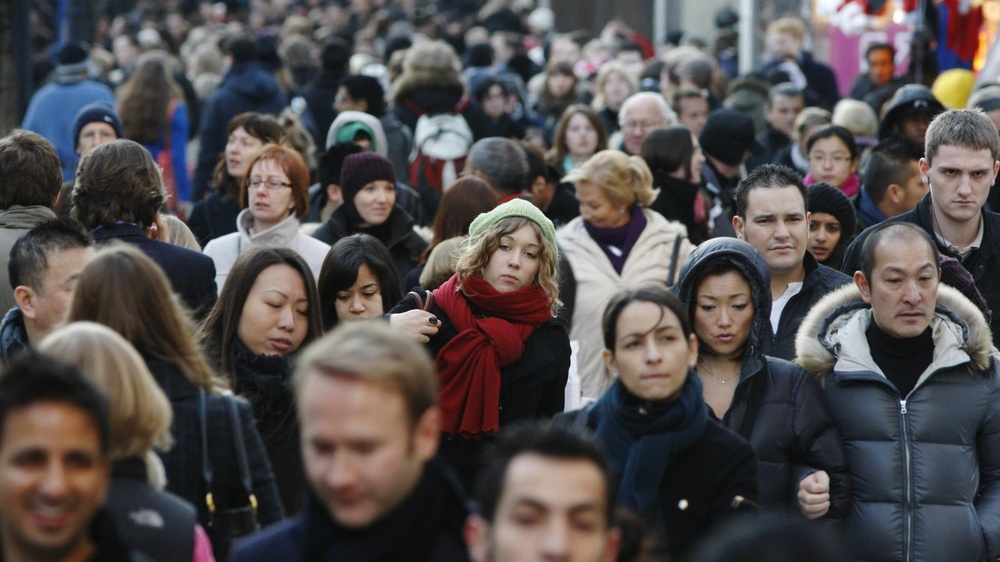
#> input picture recognizeFaces/humans.jpeg, 1000 x 562 px, shrunk from 1600 x 900 before the run
$ jupyter execute face.ipynb
#> lines starting #> are read from the running program, lines starting #| are printed output that depends on the picture; after the words box and inside, x2 and y2 are one past the last pixel; in counts of white or black regions, pixels touching at a corner belong together
[cell 1]
import cv2

[cell 2]
image = cv2.imread("humans.jpeg")
#> image is the input picture: shape (562, 1000, 3); mean B, G, R 78.1, 78, 83.6
face_cascade = cv2.CascadeClassifier("faces.xml")

[cell 3]
faces = face_cascade.detectMultiScale(image, 1.2, 2)
#> faces = 18 rows, first 6: [563, 115, 37, 37], [77, 119, 40, 40], [214, 124, 48, 48], [803, 137, 52, 52], [795, 207, 53, 53], [237, 161, 56, 56]
faces
#> Out has the same summary as faces

[cell 4]
for (x, y, w, h) in faces:
    cv2.rectangle(image, (x, y), (x+w, y+h), (255, 0, 0), 3)
#> this loop made 18 passes
#> (x, y, w, h) on passes 1 to 12: (563, 115, 37, 37), (77, 119, 40, 40), (214, 124, 48, 48), (803, 137, 52, 52), (795, 207, 53, 53), (237, 161, 56, 56), (352, 170, 52, 52), (328, 274, 59, 59), (931, 149, 68, 68), (742, 190, 77, 77), (687, 277, 75, 75), (479, 223, 72, 72)
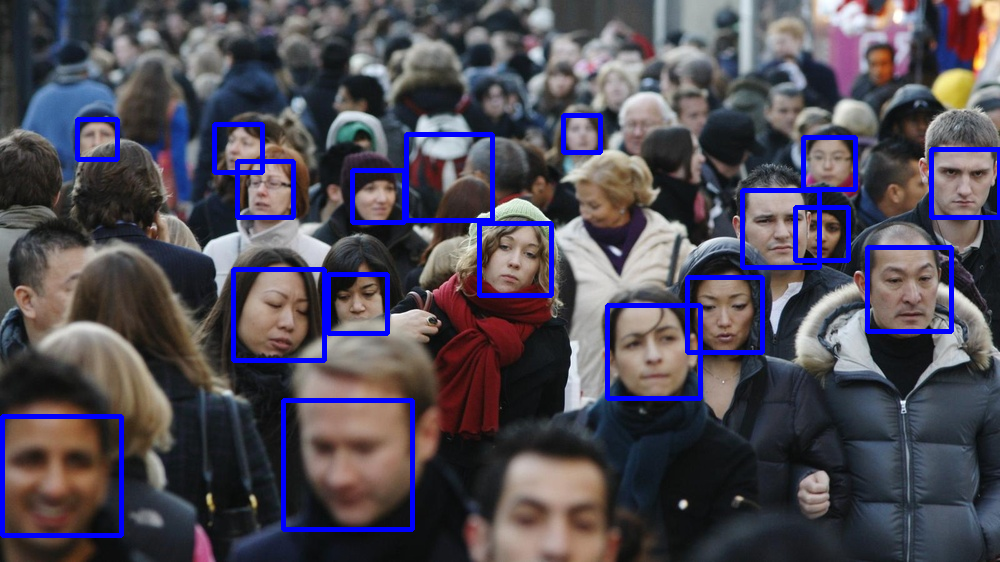
#> image: shape (562, 1000, 3); 4.45% of pixels changed, all inside (x1, y1, x2, y2) = (0, 113, 1000, 538)

[cell 5]
cv2.imwrite("humanFaces.jpg", image)
#> Out = True

### Recognize faces and put the images in another directory
**Documentation about method:** https://docs.opencv.org/3.4/d1/de5/classcv_1_1CascadeClassifier.html

[cell 6]
import os
DIR = "images/"
dirList = os.listdir(DIR)
for imageName in dirList:
    print(imageName)
    imageAux = cv2.imread(DIR+imageName)
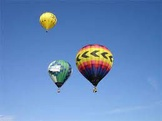
#> input picture recognizeFaces/images/air.jpeg, 162 x 121 px, shrunk from 259 x 194 before the run
#> imageAux is the input picture: shape (121, 162, 3); mean B, G, R 189.7, 138.7, 102.3
    facesDetected = face_cascade.detectMultiScale(imageAux, 1.2, 3)
#> facesDetected = ()
#> pass 3 of the loop `for imageName in dirList:`:
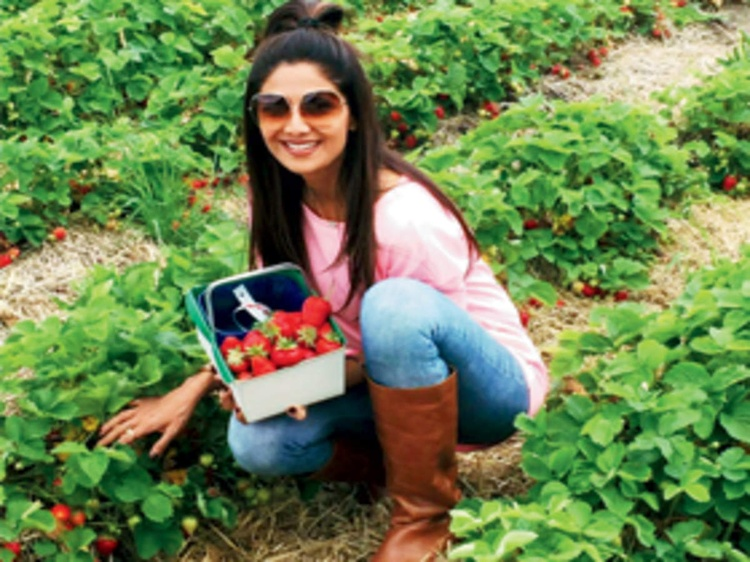
#> input picture recognizeFaces/images/garden.jpeg, 750 x 562 px, shrunk from 1200 x 900 before the run
#> imageAux is the input picture: shape (562, 750, 3); mean B, G, R 80.6, 132.4, 109.7
#> facesDetected = [[217, 396, 72, 72], [240, 65, 115, 115]]
#| 8
#> the loop `for (x, y, w, h) in facesDetected:` made 2 passes
#> after the loop `for (x, y, w, h) in facesDetected:`:
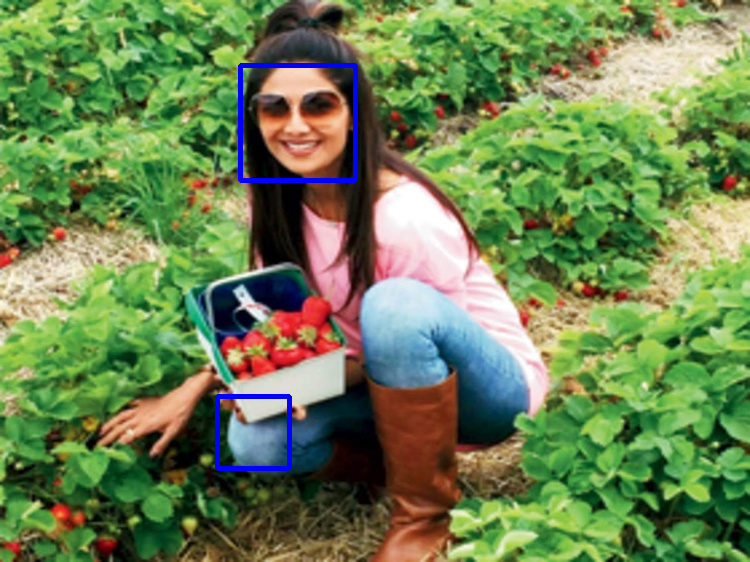
#> imageAux: shape (562, 750, 3); 0.88% of pixels changed, all inside (x1, y1, x2, y2) = (215, 63, 358, 471)

    if(type(facesDetected) is tuple):
        continue

    print(facesDetected.size)

    if facesDetected.size:
        for (x, y, w, h) in facesDetected:
            cv2.rectangle(imageAux, (x, y), (x+w, y+h), (255, 0, 0), 3)

        #Save image
        cv2.imwrite(os.getcwd()+"/output/"+imageName, imageAux)
